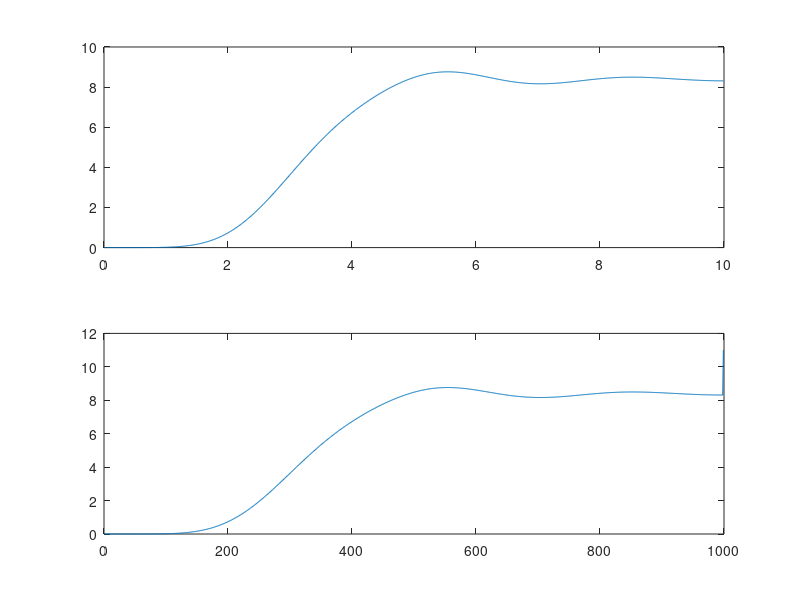

Reproduce this figure in MATLAB.
% David Pipes
% H9

clc, clear, close all
%%

M = csvread('hello2 2.csv');

h = 0.01; 
t = 0:h:9.99;
tt = 0:length(M(:,2))-1;

A = [-0.833, 1, 0, 0;
     -4.584, 0, 1, 0;
       0, 0, 0, 1;
       0, 0, 0, 0];
B = [0;0;0.417;2.292];
C = [1,0,0,0];

u = ones(1,length(t));
for n = 1:length(t)-1
    if(n<628)
        u(n) = 3*sin(t(n)) - sin(3*t(n));
    else
        u(n) = 0;
    end
end

x = NaN*ones(4,length(t));
x(:,1) = 0;


for n = 1:length(t)-1
    x(:,n+1) = x(:,n)+h*(A*x(:,n)+B*u(:,n));
end

ymodeled = C*x;

ymeasured = (M(:,2))';

QOF = 100 * (1 - norm(ymeasured-ymodeled)/norm(ymeasured-mean(ymodeled)))

subplot(211), plot(t,ymodeled)
subplot(212), plot(tt,M(:,2))




